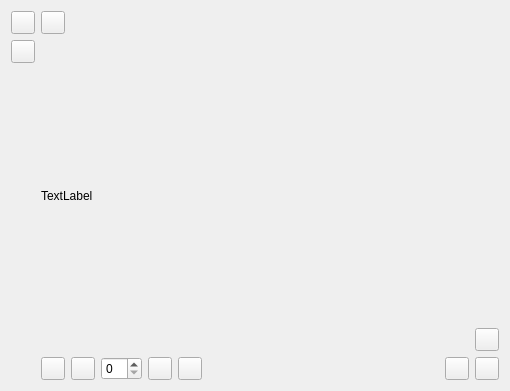
<?xml version="1.0" encoding="UTF-8"?>
<ui version="4.0">
 <class>CropPicture</class>
 <widget class="QWidget" name="CropPicture">
  <property name="geometry">
   <rect>
    <x>0</x>
    <y>0</y>
    <width>510</width>
    <height>391</height>
   </rect>
  </property>
  <property name="windowTitle">
   <string>Form</string>
  </property>
  <layout class="QVBoxLayout" name="verticalLayout">
   <item>
    <layout class="QGridLayout" name="gridLayout">
     <item row="0" column="0">
      <widget class="QToolButton" name="btn_up_left">
       <property name="icon">
        <iconset resource="../../../../../../lib2/icons/arrows/arrows.qrc">
         <normaloff>:/arrows/up_left.png</normaloff>:/arrows/up_left.png</iconset>
       </property>
      </widget>
     </item>
     <item row="2" column="2">
      <widget class="QToolButton" name="btn_down_right">
       <property name="icon">
        <iconset resource="../../../../../../lib2/icons/arrows/arrows.qrc">
         <normaloff>:/arrows/down_right.png</normaloff>:/arrows/down_right.png</iconset>
       </property>
      </widget>
     </item>
     <item row="1" column="0">
      <layout class="QVBoxLayout" name="verticalLayout_3">
       <item>
        <widget class="QToolButton" name="btn_up">
         <property name="icon">
          <iconset resource="../../../../../../lib2/icons/arrows/arrows.qrc">
           <normaloff>:/arrows/up.png</normaloff>:/arrows/up.png</iconset>
         </property>
        </widget>
       </item>
       <item>
        <spacer name="verticalSpacer">
         <property name="orientation">
          <enum>Qt::Vertical</enum>
         </property>
         <property name="sizeHint" stdset="0">
          <size>
           <width>20</width>
           <height>40</height>
          </size>
         </property>
        </spacer>
       </item>
      </layout>
     </item>
     <item row="1" column="2">
      <layout class="QVBoxLayout" name="verticalLayout_4">
       <item>
        <spacer name="verticalSpacer_2">
         <property name="orientation">
          <enum>Qt::Vertical</enum>
         </property>
         <property name="sizeHint" stdset="0">
          <size>
           <width>20</width>
           <height>40</height>
          </size>
         </property>
        </spacer>
       </item>
       <item>
        <widget class="QToolButton" name="btn_down">
         <property name="icon">
          <iconset resource="../../../../../../lib2/icons/arrows/arrows.qrc">
           <normaloff>:/arrows/down.png</normaloff>:/arrows/down.png</iconset>
         </property>
        </widget>
       </item>
      </layout>
     </item>
     <item row="0" column="1">
      <layout class="QHBoxLayout" name="horizontalLayout">
       <item>
        <widget class="QToolButton" name="btn_left">
         <property name="icon">
          <iconset resource="../../../../../../lib2/icons/arrows/arrows.qrc">
           <normaloff>:/arrows/left.png</normaloff>:/arrows/left.png</iconset>
         </property>
        </widget>
       </item>
       <item>
        <spacer name="horizontalSpacer">
         <property name="orientation">
          <enum>Qt::Horizontal</enum>
         </property>
         <property name="sizeHint" stdset="0">
          <size>
           <width>40</width>
           <height>20</height>
          </size>
         </property>
        </spacer>
       </item>
      </layout>
     </item>
     <item row="2" column="1">
      <layout class="QHBoxLayout" name="horizontalLayout_2">
       <item>
        <widget class="QToolButton" name="btn_plus">
         <property name="icon">
          <iconset resource="../../../../../../lib2/icons/digits/digits.qrc">
           <normaloff>:/plus_minus/plus.png</normaloff>:/plus_minus/plus.png</iconset>
         </property>
        </widget>
       </item>
       <item>
        <widget class="QToolButton" name="btn_minus">
         <property name="icon">
          <iconset resource="../../../../../../lib2/icons/digits/digits.qrc">
           <normaloff>:/plus_minus/minus.png</normaloff>:/plus_minus/minus.png</iconset>
         </property>
        </widget>
       </item>
       <item>
        <widget class="QSpinBox" name="sb_inc"/>
       </item>
       <item>
        <widget class="QToolButton" name="btn_load"/>
       </item>
       <item>
        <widget class="QToolButton" name="btn_save"/>
       </item>
       <item>
        <spacer name="horizontalSpacer_2">
         <property name="orientation">
          <enum>Qt::Horizontal</enum>
         </property>
         <property name="sizeHint" stdset="0">
          <size>
           <width>40</width>
           <height>20</height>
          </size>
         </property>
        </spacer>
       </item>
       <item>
        <widget class="QToolButton" name="btn_right">
         <property name="icon">
          <iconset resource="../../../../../../lib2/icons/arrows/arrows.qrc">
           <normaloff>:/arrows/right.png</normaloff>:/arrows/right.png</iconset>
         </property>
        </widget>
       </item>
      </layout>
     </item>
     <item row="1" column="1">
      <widget class="QLabel" name="picture_label">
       <property name="text">
        <string>TextLabel</string>
       </property>
      </widget>
     </item>
    </layout>
   </item>
  </layout>
 </widget>
 <tabstops>
  <tabstop>btn_up_left</tabstop>
  <tabstop>btn_left</tabstop>
  <tabstop>btn_up</tabstop>
  <tabstop>btn_down</tabstop>
  <tabstop>btn_plus</tabstop>
  <tabstop>btn_minus</tabstop>
  <tabstop>sb_inc</tabstop>
  <tabstop>btn_load</tabstop>
  <tabstop>btn_save</tabstop>
  <tabstop>btn_right</tabstop>
  <tabstop>btn_down_right</tabstop>
 </tabstops>
 <resources>
  <include location="../../../../../../lib2/icons/arrows/arrows.qrc"/>
  <include location="../../../../../../lib2/icons/digits/digits.qrc"/>
 </resources>
 <connections/>
</ui>
